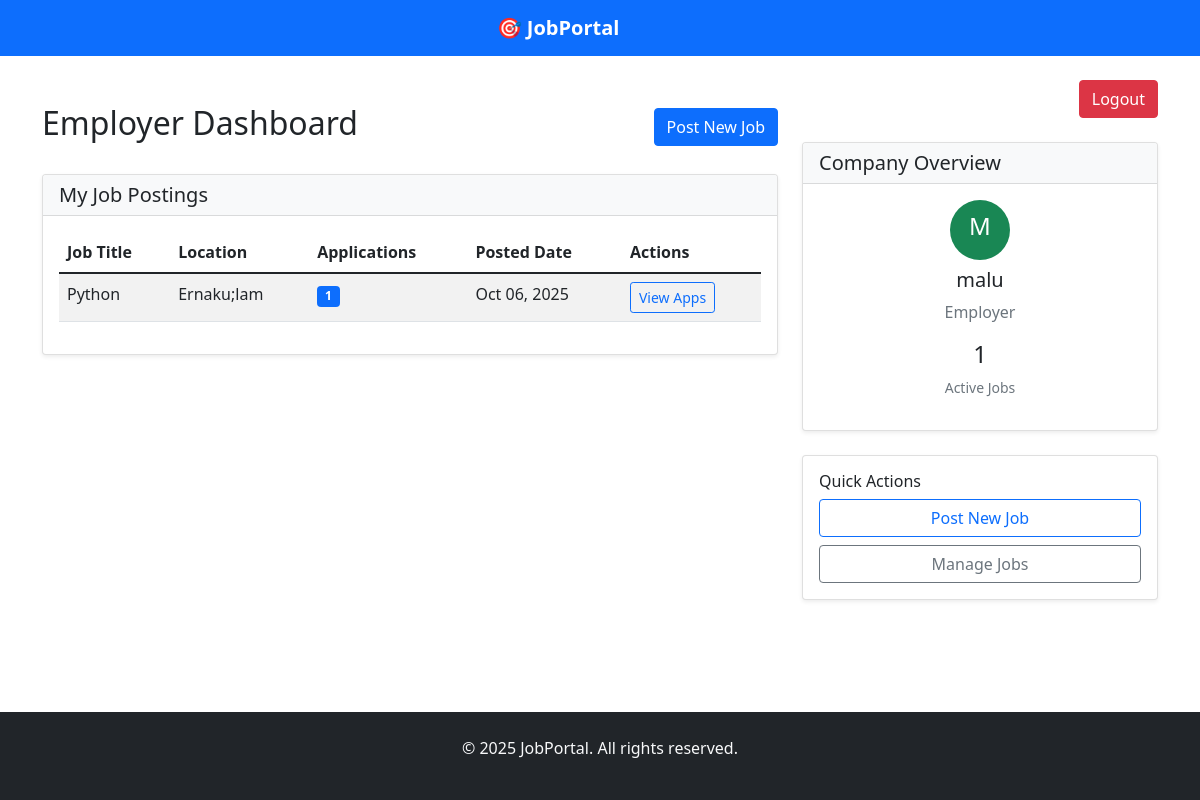
The page /dashboard/ (signed in) on the database its author committed.
### Portal/models.py (models this page shows, shortened)
class Job(models.Model):
    employer = models.ForeignKey(
        User,
        on_delete=models.CASCADE,
        related_name="jobs",
        limit_choices_to={"role": "employer"},
    )
    title = models.CharField(max_length=120)
    description = models.TextField()
    salary = models.CharField(max_length=50, blank=True)
    location = models.CharField(max_length=120)
    category = models.CharField(max_length=120)
    company = models.CharField(max_length=120)
    created_at = models.DateTimeField(auto_now_add=True)
    class Meta:
        ordering = ["-created_at"]

class User(AbstractUser):
    ROLE_CHOICES = (
        ("seeker", "Job Seeker"),
        ("employer", "Employer"),
    )
    role = models.CharField(max_length=10, choices=ROLE_CHOICES)
    def is_seeker(self):
        return self.role == "seeker"

### Portal/views.py (the view)
# urls.py: path("dashboard/", views.dashboard, name="dashboard"),
@login_required
def dashboard(request):
    if request.user.is_seeker():
        applications = Application.objects.filter(seeker=request.user)
        return render(
            request, "seeker/dashboard_seeker.html", {"applications": applications}
        )
    else:
        jobs = Job.objects.filter(employer=request.user)
        return render(request, "employer/dashboard_employer.html", {"jobs": jobs})

### templates/employer/dashboard_employer.html (shortened to what this page needs)
{% extends 'base.html' %}
{% block content %}
<div class="row">
    <div class="col-md-8">
        <div class="d-flex justify-content-between align-items-center mb-4">
            <h2>Employer Dashboard</h2>
            <a href="{% url 'post_job' %}" class="btn btn-primary">Post New Job</a>
        </div>
        <div class="card">
            <div class="card-header">
                <h5 class="card-title mb-0">My Job Postings</h5>
            </div>
            <div class="card-body">
                {% if jobs %}
                    <div class="table-responsive">
                        <table class="table table-striped">
                            <thead>
                                <tr>
                                    <th>Job Title</th>
                                    <th>Location</th>
                                    <th>Applications</th>
                                    <th>Posted Date</th>
                                    <th>Actions</th>
                                </tr>
                            </thead>
                            <tbody>
                                {% for job in jobs %}
                                <tr>
                                    <td>{{ job.title }}</td>
                                    <td>{{ job.location }}</td>
                                    <td>
                                        <span class="badge bg-primary">{{ job.applications.count }}</span>
                                    </td>
                                    <td>{{ job.created_at|date:"M d, Y" }}</td>
                                    <td>
                                        <a href="{% url 'view_applications' job.id %}" class="btn btn-sm btn-outline-primary">View Apps</a>
                                    </td>
                                </tr>
                                {% endfor %}
                            </tbody>
                        </table>
                    </div>
                {% else %}
                    <div class="text-center py-4">
                        <p class="text-muted">You haven't posted any jobs yet.</p>
                        <a href="{% url 'post_job' %}" class="btn btn-primary">Post Your First Job</a>
                    </div>
                {% endif %}
            </div>
        </div>
    </div>
    <div class="col-md-4">
        <div class="d-flex justify-content-end align-items-center mb-4">
            <form method="post" action="{% url 'logout' %}" style="display: inline;">
                <button type="submit" class="btn btn-danger text-white fs-6">Logout</button>
            </form>
        </div>
        <div class="card">
            <div class="card-header">
                <h5 class="card-title mb-0">Company Overview</h5>
            </div>
            <div class="card-body">
                <div class="text-center mb-3">
                    <div class="bg-success text-white rounded-circle d-inline-flex align-items-center justify-content-center mb-2" style="width: 60px; height: 60px;">
                        <h4>{{ user.username|first|upper }}</h4>
                    </div>
                    <h5>{{ user.username }}</h5>
                    <p class="text-muted">Employer</p>
                </div>
                <div class="row text-center">
                    <div class="col-12">
                        <h4>{{ jobs.count }}</h4>
                        <p class="text-muted small">Active Jobs</p>
                    </div>
                </div>
            </div>
        </div>
        <div class="card mt-4">
            <div class="card-body">
                <h6>Quick Actions</h6>
                <div class="d-grid gap-2">
                    <a href="{% url 'post_job' %}" class="btn btn-outline-primary">Post New Job</a>
                    <a href="{% url 'manage_jobs' %}" class="btn btn-outline-secondary">Manage Jobs</a>
                </div>
            </div>
        </div>
    </div>
</div>
{% endblock %}

### templates/base.html (style rules this page uses)
.card { box-shadow: 0 0.125rem 0.25rem rgba(0, 0, 0, 0.075); border: 1px solid rgba(0, 0, 0, 0.125); }
.card-header { background-color: #f8f9fa; border-bottom: 1px solid rgba(0, 0, 0, 0.125); }
body { display: flex; flex-direction: column; min-height: 100vh; }

### rows shown on the page
Job: title "Python", location "Ernaku;lam", applications.count "1", created_at "Oct 06, 2025"
User: username|first "M", username "malu"

### other values the page prints
{{ jobs.count }} "1"
